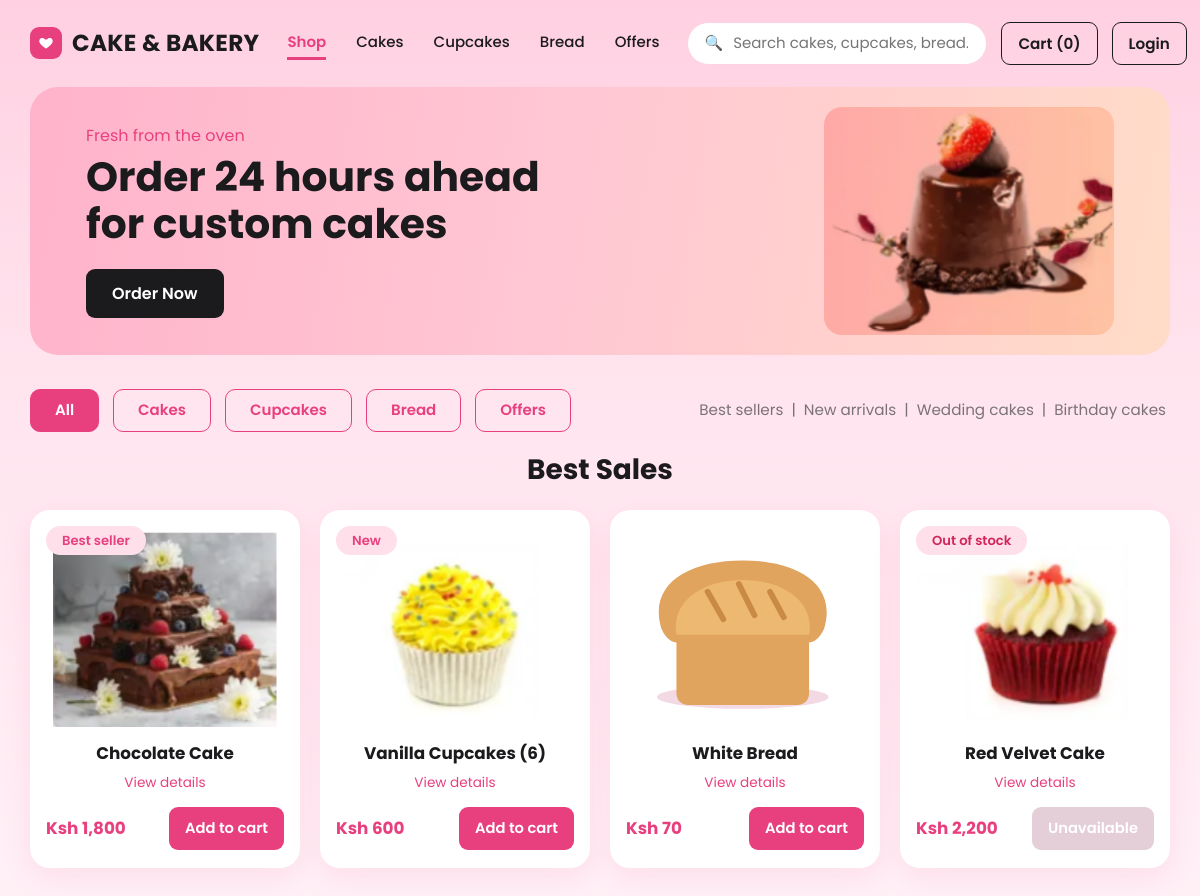
The page / on the database its author committed.
### tables this page shows
CREATE TABLE products (
  product_id INT AUTO_INCREMENT PRIMARY KEY,
  category_id INT NOT NULL,
  name VARCHAR(120) NOT NULL,
  description TEXT,
  price DECIMAL(10,2) NOT NULL CHECK (price >= 0),
  stock_qty INT NOT NULL DEFAULT 0 CHECK (stock_qty >= 0),
  low_stock_level INT NOT NULL DEFAULT 5,
  size_label VARCHAR(20) NULL,             
  pack_size INT NULL,                      
  badge ENUM('best_seller','new') NULL,    
  is_offer TINYINT(1) NOT NULL DEFAULT 0,  
  occasion ENUM('birthday','wedding') NULL,
  image VARCHAR(255) NOT NULL DEFAULT 'white-bread.png',
  is_active TINYINT(1) NOT NULL DEFAULT 1,
  FOREIGN KEY (category_id) REFERENCES categories(category_id)
);

### includes/auth.php (called while the page is built, shortened)
<?php
require_once __DIR__ . '/helpers.php';
function current_user(): ?array { return $_SESSION['user'] ?? null; }

### includes/migrate.php (called while the page is built, shortened)
<?php
function ensure_schema(PDO $pdo): void {
    $col = function (string $table, string $name, string $ddl) use ($pdo): void {
        try { $pdo->query("SELECT $name FROM $table LIMIT 0"); }
        catch (PDOException $e) {
            if (($e->errorInfo[1] ?? 0) == 1146 || stripos($e->getMessage(), 'no such table') !== false) throw $e;
            $pdo->exec("ALTER TABLE $table ADD COLUMN $name $ddl");
        }
    };
    try { $pdo->query('SELECT 1 FROM orders LIMIT 0'); } catch (PDOException $e) { return; }
    $col('orders',   'destination',         'VARCHAR(80) NULL');
    $col('orders',   'deleted_at',          'DATETIME NULL');
    $col('users',    'deleted_at',          'DATETIME NULL');
    $col('payments', 'payer_phone',         'VARCHAR(15) NULL');
    $col('payments', 'paid_amount',         'DECIMAL(10,2) NULL');
    $col('payments', 'merchant_request_id', 'VARCHAR(100) NULL');
    $col('payments', 'result_code',         'INT NULL');
    $col('payments', 'result_desc',         'VARCHAR(255) NULL');
    $col('payments', 'requested_at',        'DATETIME NULL');
    install_delivery_destinations($pdo);
}
function install_delivery_destinations(PDO $pdo): void {
    try { $pdo->query('SELECT 1 FROM delivery_zones LIMIT 0'); }
    catch (PDOException $e) {
        $pdo->exec('CREATE TABLE IF NOT EXISTS delivery_zones (zone_id INT AUTO_INCREMENT PRIMARY KEY, name VARCHAR(80) NOT NULL UNIQUE, fee DECIMAL(10,2) NOT NULL, is_active TINYINT(1) NOT NULL DEFAULT 1) ENGINE=InnoDB');
    }
    $has = $pdo->prepare('SELECT COUNT(*) FROM delivery_zones WHERE name=?'); $has->execute([DELIVERY_DESTINATIONS[0][0]]);
    if ((int)$has->fetchColumn() > 0) return;
}

### config/db.php (called while the page is built, shortened)
<?php
function db(): PDO {
    static $pdo = null;
    if ($pdo === null) {
        try {
            $pdo = new PDO('mysql:host='.DB_HOST.';dbname='.DB_NAME.';charset=utf8mb4', DB_USER, DB_PASS, [
                PDO::ATTR_ERRMODE => PDO::ERRMODE_EXCEPTION,
                PDO::ATTR_DEFAULT_FETCH_MODE => PDO::FETCH_ASSOC,
                PDO::ATTR_EMULATE_PREPARES => false,
            ]);
        } catch (PDOException $e) {
            if (PHP_SAPI !== 'cli' && (($e->errorInfo[1] ?? 0) == 1049) && is_file(__DIR__.'/../install.php') && !headers_sent()) {
                header('Location: '.BASE_URL.'/install.php'); exit;
            }
            throw $e;
        }
        require_once __DIR__ . '/../includes/migrate.php';
        ensure_schema($pdo);
    }
    return $pdo;
}

### index.php (the view, shortened to what this page needs)
<?php
require_once 'includes/helpers.php';
require_once 'includes/auth.php';
$q = trim($_GET['q'] ?? '');
$where = ['p.is_active=1']; $args = [];
$st = db()->prepare('SELECT p.*, c.name AS category FROM products p JOIN categories c USING(category_id) WHERE '.implode(' AND ', $where).' ORDER BY (p.badge IS NULL), p.product_id');
$st->execute($args); $products = $st->fetchAll();
$titles = ['all'=>'Best Sales','cakes'=>'Cakes','cupcakes'=>'Cupcakes','bread'=>'Bread','offers'=>'Offers','best'=>'Best Sellers','new'=>'New Arrivals','wedding'=>'Wedding Cakes','birthday'=>'Birthday Cakes'];
$layout='shop'; $active='shop'; $title='Shop'; include 'includes/header.php'; ?>
<section class="hero">
  <div><small>Fresh from the oven</small><h2>Order 24 hours ahead for custom cakes</h2>
    <a class="btn-black" href="#products">Order Now</a></div>
  <img src="<?= img_url('hero-cake.png') ?>" alt="">
</section>
<div class="chips">
  <?php foreach (['all'=>'All','cakes'=>'Cakes','cupcakes'=>'Cupcakes','bread'=>'Bread','offers'=>'Offers'] as $k=>$l): ?>
    <a class="chip <?= $f===$k?'on':'' ?>" href="<?= url('index.php'.($k==='all'?'':'?f='.$k)) ?>"><?= $l ?></a>
  <?php endforeach; ?>
  <span class="quick">
    <?php $qs = ['best'=>'Best sellers','new'=>'New arrivals','wedding'=>'Wedding cakes','birthday'=>'Birthday cakes']; $i=0;
    foreach ($qs as $k=>$l): if ($i++) echo '<i>|</i>'; ?><a class="<?= $f===$k?'on':'' ?>" href="<?= url('index.php?f='.$k) ?>"><?= $l ?></a><?php endforeach; ?>
  </span>
</div>
<h2 class="section-title" id="products"><?= $q !== '' ? 'Results for “'.e($q).'”' : e($titles[$f]) ?></h2>
<div class="grid">
<?php foreach ($products as $p): $out = $p['stock_qty'] <= 0; ?>
  <article class="pcard">
    <?php if ($out): ?><span class="tag out">Out of stock</span>
    <?php elseif ($p['badge']): ?><span class="tag"><?= $p['badge']==='new' ? 'New' : 'Best seller' ?></span><?php endif; ?>
    <a class="plink" href="<?= url('product.php?id='.$p['product_id']) ?>" title="View details">
      <div class="imgbox"><img src="<?= img_url($p['image']) ?>" alt="<?= e($p['name']) ?>"></div>
      <h3><?= e(product_title($p)) ?></h3></a>
    <a class="pmore" href="<?= url('product.php?id='.$p['product_id']) ?>">View details</a>
    <div class="buy">
      <span class="price"><?= money($p['price']) ?></span>
      <?php if ($out): ?><button class="btn" disabled>Unavailable</button>
      <?php else: ?>
        <form method="post" action="<?= url('cart.php') ?>"><?= csrf_field() ?>
          <input type="hidden" name="back" value="<?= e($_SERVER['REQUEST_URI']) ?>"><button class="btn">Add to cart</button></form>
      <?php endif; ?>
    </div>
  </article>
<?php endforeach; if (!$products): ?><p class="empty">No products found.</p><?php endif; ?>
</div>
<?php include 'includes/footer.php';

### includes/header.php (shortened to what this page needs)
<?php
require_once __DIR__ . '/auth.php';
$u = current_user();
$layout  = $layout  ?? 'shop';
$active  = $active  ?? '';
$section = $section ?? '';
$cartCount = count($_SESSION['cart'] ?? []);
$f = $_GET['f'] ?? 'all';
function nav_a(string $href, string $label, bool $on): string { return '<a href="'.e($href).'"'.($on?' class="on"':'').'>'.$label.'</a>'; }
?>
<!doctype html><html lang="en"><head>
<link rel="stylesheet" href="<?= url('assets/css/style.css') ?>">
</head><body class="layout-<?= e($layout) ?>">
<?php if ($layout === 'admin'): ?>
<header class="topbar admin-top">
  <?= logo_html(url('admin/index.php')) ?>
  <nav class="topnav"><a href="<?= url('admin/index.php') ?>">Admin Panel</a><a class="on" href="#"><?= e($section) ?></a></nav>
  <div class="top-right"><span class="who" title="Signed in as administrator"><?= e($u['name'] ?? 'Admin') ?></span>
    <a class="btn-outline" href="<?= url('index.php') ?>">View shop</a><?= logout_form('Logout', 'btn-outline logout-btn', 'admin') ?></div>
</header>
<div class="admin-shell">
  <aside class="sidebar">
    <?php foreach (['index'=>'Dashboard','products'=>'Products','orders'=>'Orders','customers'=>'Customers','payments'=>'Payments','delivery'=>'Delivery','reports'=>'Reports'] as $k=>$l): ?>
      <a href="<?= url('admin/'.$k.'.php') ?>" class="<?= $active===$k?'on':'' ?>"><?= $l ?></a>
    <?php endforeach; ?>
    <hr><?= logout_form('Logout', 'logout-side', 'admin') ?>
  </aside>
  <section class="admin-main">
<?php else: ?>
<header class="topbar">
  <?= logo_html(url('index.php')) ?>
  <?php if ($layout === 'shop'): ?>
    <nav class="topnav">
      <?= nav_a(url('index.php'), 'Shop', $active==='shop' && $f==='all') ?>
      <?= nav_a(url('index.php?f=cakes'), 'Cakes', $f==='cakes') ?>
      <?= nav_a(url('index.php?f=cupcakes'), 'Cupcakes', $f==='cupcakes') ?>
      <?= nav_a(url('index.php?f=bread'), 'Bread', $f==='bread') ?>
      <?= nav_a(url('index.php?f=offers'), 'Offers', $f==='offers') ?>
    </nav>
    <div class="top-right">
      <form class="search" action="<?= url('index.php') ?>" method="get"><span>🔍</span><input name="q" placeholder="Search cakes, cupcakes, bread…" value="<?= e($_GET['q'] ?? '') ?>"></form>
      <a class="btn-outline" href="<?= url('cart.php') ?>">Cart (<?= $cartCount ?>)</a>
      <?php if ($u): ?><a class="usericon" title="My orders (<?= e($u['name']) ?>)" href="<?= url('my_orders.php') ?>">👤</a><?= logout_form('Logout', 'btn-outline logout-btn') ?>
      <?php else: ?><a class="btn-outline" href="<?= url('login.php') ?>">Login</a><?php endif; ?>
    </div>
  <?php endif; ?>
</header>
<main class="wrap">
<?php endif; ?>

### includes/helpers.php (shortened to what this page needs)
<?php
require_once __DIR__ . '/../config/db.php';
function e($s): string { return htmlspecialchars((string)$s, ENT_QUOTES, 'UTF-8'); }
function money($n): string { return 'Ksh ' . number_format((float)$n, 0); }
function url(string $p = ''): string { return BASE_URL . '/' . ltrim($p, '/'); }
function img_url(string $f): string { return url('assets/img/'.$f); }
function product_title(array $p): string { return $p['name'] . (!empty($p['pack_size']) ? ' ('.$p['pack_size'].')' : ''); }
function logo_html(string $href): string {
    return '<a class="logo" href="'.e($href).'"><span class="logo-icon"><svg viewBox="0 0 24 24" width="16" height="16" fill="#fff"><path d="M12 21s-7.5-4.6-9.6-9.2C1 8.6 2.8 5 6.3 5c2 0 3.5 1 4.2 2.3h3C14.2 6 15.7 5 17.7 5c3.5 0 5.3 3.6 3.9 6.8C19.5 16.4 12 21 12 21z" transform="translate(0 -0.5)"/></svg></span>CAKE &amp; BAKERY</a>';
}

### includes/footer.php (shortened to what this page needs)
<?php if (($layout ?? 'shop') === 'admin'): ?>
  </section></div>
<?php else: ?>
</main>
<?php endif; ?>
</body></html>

### assets/css/style.css (style rules this page uses)
:root { --pink:#e8407e; --pink-dark:#d12f6c; --pink-soft:#fff0f6; --pink-line:#f3b9d0; --pink-text:#e8407e; --ink:#1b1a1d; --muted:#7b7278; --card:#fff; --peach:#ffd9c2; --shadow:0 10px 30px rgba(232,64,126,.10); }
* { box-sizing:border-box }
html { scroll-behavior:smooth;background:#fff1f7 }
body { margin:0;font-family:'Poppins',system-ui,-apple-system,'Segoe UI',sans-serif;color:var(--ink);font-size:15px;line-height:1.5; background:linear-gradient(180deg,#ffd0e1 0%,#ffe4ee 40%,#fff1f7 100%) fixed;min-height:100vh }
a { color:inherit }
h1,h2,h3 { margin:0;font-weight:700;line-height:1.15 }
.wrap { max-width:1180px;margin:0 auto;padding:0 20px 60px }
.topbar { max-width:1180px;margin:0 auto;padding:22px 20px;display:flex;align-items:center;gap:28px }
.logo { display:flex;align-items:center;gap:10px;font-weight:700;font-size:1.45rem;letter-spacing:.3px;text-decoration:none;white-space:nowrap }
.logo-icon { width:32px;height:32px;border-radius:9px;background:var(--pink);display:grid;place-items:center }
.topnav { display:flex;gap:30px;margin:0 auto }
.topnav a { text-decoration:none;font-weight:500;padding:4px 0;border-bottom:3px solid transparent }
.topnav a.on { color:var(--pink);font-weight:600;border-bottom-color:var(--pink) }
.top-right { display:flex;align-items:center;gap:14px }
.btn-outline { display:inline-block;border:1.5px solid var(--ink);background:transparent;color:var(--ink);padding:9px 22px;border-radius:9px;font:600 .95rem 'Poppins',sans-serif;text-decoration:none;cursor:pointer }
.search { display:flex;align-items:center;gap:8px;background:#fff;border:1.5px solid #fbd3e2;border-radius:30px;padding:8px 16px;width:300px }
.search input { border:0;outline:0;font:inherit;color:var(--muted);width:100%;background:transparent }
.btn,.btn-pink { display:inline-block;background:var(--pink);color:#fff;border:0;border-radius:9px;padding:12px 22px;font:600 1rem 'Poppins',sans-serif;text-decoration:none;cursor:pointer;text-align:center;text-transform:none }
.btn-black { background:var(--ink);color:#fff;border-radius:9px;padding:12px 26px;font:600 1rem 'Poppins',sans-serif;border:0;text-decoration:none;display:inline-block;cursor:pointer }
.btn[disabled],.btn.is-disabled { background:#e4cfd8;color:#fff;cursor:not-allowed }
.hero { background:linear-gradient(100deg,#ffb3cb 0%,#ffc6d3 45%,#ffdcc8 100%);border-radius:28px;padding:34px 56px;display:flex;align-items:center;justify-content:space-between;gap:24px;overflow:hidden }
.hero small { color:var(--pink);font-size:1rem }
.hero h2 { font-size:clamp(1.8rem,3.4vw,2.8rem);margin:6px 0 22px;max-width:520px }
.hero img { width:290px;height:228px;object-fit:cover;border-radius:18px;mix-blend-mode:multiply;margin:-14px 0 }
.chips { display:flex;align-items:center;gap:14px;margin:34px 0 22px;flex-wrap:wrap }
.chip { border:1.5px solid var(--pink);color:var(--pink);background:transparent;border-radius:10px;padding:9px 24px;font-weight:600;text-decoration:none }
.chip.on { background:var(--pink);color:#fff }
.quick { margin-left:auto;color:var(--muted);font-size:.95rem }
.quick a { text-decoration:none;padding:0 4px }
.quick i { font-style:normal;margin:0 4px }
.section-title { text-align:center;font-size:1.75rem;margin:14px 0 24px }
.grid { display:grid;grid-template-columns:repeat(4,1fr);gap:20px }
.pcard { background:#fff;border-radius:20px;padding:16px 16px 18px;box-shadow:var(--shadow);position:relative;display:flex;flex-direction:column }
.pcard .imgbox { height:200px;display:grid;place-items:center;margin-top:4px }
.pcard img { max-width:100%;max-height:195px;object-fit:contain }
.pcard h3 { text-align:center;font-size:1.05rem;margin:14px 0 18px }
.pcard .buy { display:flex;align-items:center;justify-content:space-between;margin-top:auto }
.price { color:var(--pink);font-weight:700;font-size:1.05rem }
.pcard .btn { padding:11px 16px;font-size:.92rem }
.tag { position:absolute;top:16px;left:16px;background:#ffe0ea;color:var(--pink);font-weight:600;font-size:.82rem;border-radius:20px;padding:5px 16px;z-index:1 }
.tag.out { color:#d1245a }
.plink { color:inherit;text-decoration:none;display:block }
.pmore { display:block;text-align:center;font-size:.85rem;color:var(--pink);text-decoration:none;margin:-8px 0 14px }
.btn-outline { white-space:nowrap }
.top-right { flex-wrap:nowrap }
.topbar .top-right .btn-outline { padding:9px 16px }
.search { min-width:0;flex:1 1 180px;max-width:300px }

### rows shown on the page
products: stock_qty "Best seller", image (picture), name "Chocolate Cake", price "Ksh 1,800"
products: stock_qty "New", image (picture), product_title($p) "Vanilla Cupcakes (6)", price "Ksh 600"
products: image (picture), name "White Bread", price "Ksh 70"
products: stock_qty "Out of stock", image (picture), name "Red Velvet Cake", price "Ksh 2,200"

### other values the page prints
$label "Shop Cakes Cupcakes Bread Offers"
$cartCount "0"
$l "All"
$l "Cakes"
$l "Cupcakes"
$l "Bread"
$l "Offers"
$l "Best sellers"
$l "New arrivals"
$l "Wedding cakes"
$l "Birthday cakes"
$titles[$f] "Best Sales"
